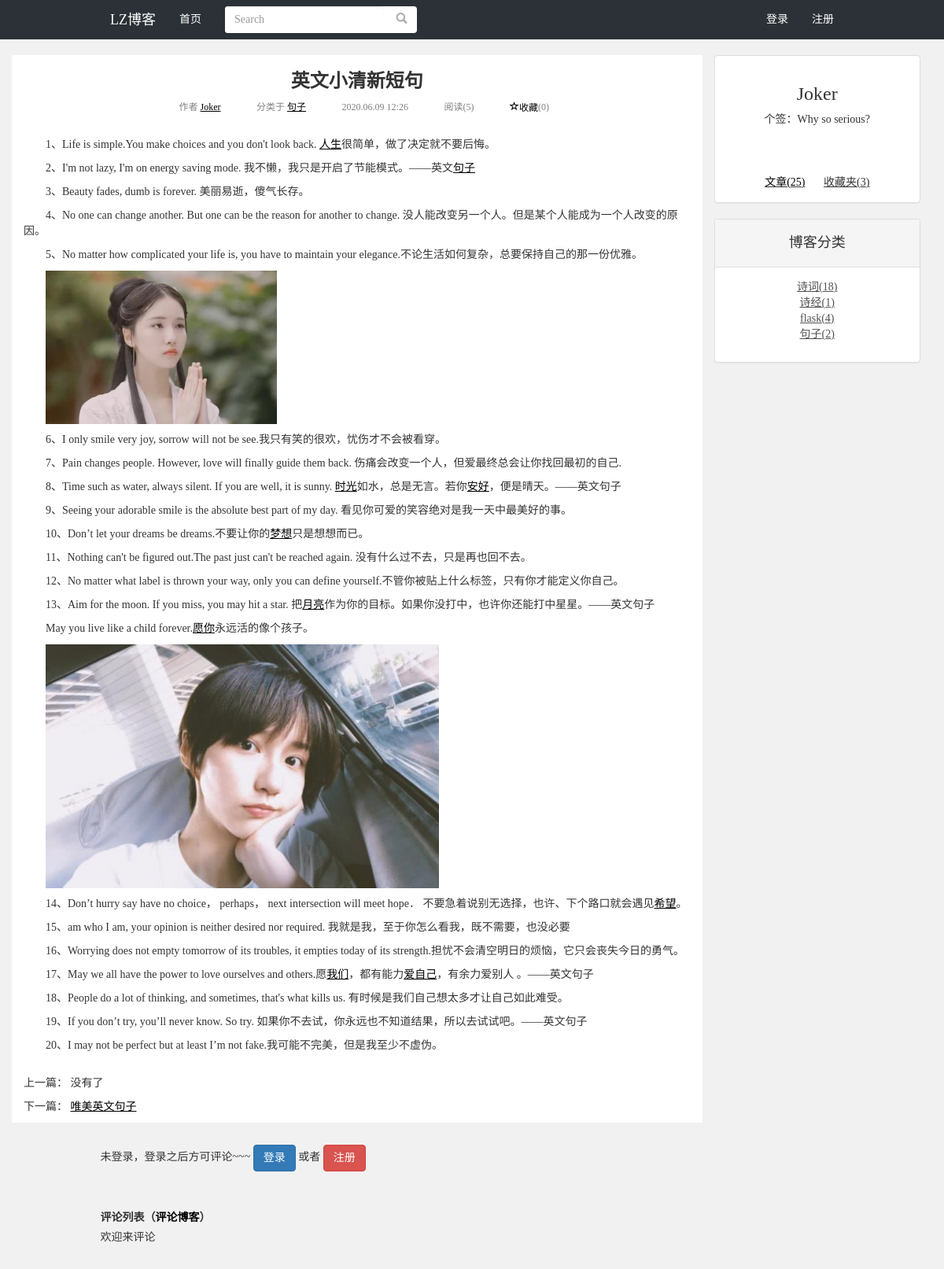
The app's page /blog/articles/38 with its own data.
### blog/models.py (models this page shows, shortened)
class Blog(models.Model):
    title=models.CharField(max_length=150,verbose_name='标题')
    blog_type=models.ForeignKey(BlogType,on_delete=models.DO_NOTHING,verbose_name='博客类型')
    content=RichTextUploadingField()
    author=models.ForeignKey(User,on_delete=models.DO_NOTHING,verbose_name='作者')
    created_time=models.DateTimeField(auto_now_add=True,verbose_name='创作时间')
    last_update_time=models.DateTimeField(auto_now=True,verbose_name='上次修改时间')
    def readnum_function(self):
        try:
            return self.readnum.read_num
        except Exception as e:
            return 0
    readnum_function.short_description='阅读量'
    class Meta:
        ordering=['-created_time']
        verbose_name='博客'
        verbose_name_plural=verbose_name

class BlogType(models.Model):
    type_name=models.CharField(max_length=20,verbose_name='博客类型')
    author=models.ForeignKey(User,on_delete=models.DO_NOTHING,verbose_name='作者')
    def __str__(self):
        return self.type_name
    class Meta:
        verbose_name='博客类型'
        verbose_name_plural=verbose_name

class ReadNum(models.Model):
    read_num=models.IntegerField(default=0,verbose_name='阅读量')
    blog=models.OneToOneField(Blog,on_delete=models.CASCADE,verbose_name='博客')
    class Meta:
        verbose_name='阅读量'
        verbose_name_plural=verbose_name

### userInfo/models.py (models this page shows)
class UserInfo(models.Model):
    user=models.OneToOneField(User,on_delete=models.DO_NOTHING,verbose_name='用户')
    code=models.CharField(max_length=20,verbose_name='验证码')
    introduction=models.TextField(verbose_name='简介')
    class Meta:
        verbose_name='用户信息'
        verbose_name_plural=verbose_name

### blog/views.py (the view)
# urls.py: path('articles/<int:blog_pk>',views.blog_detail,name='blog_detail'),
def blog_detail(request,blog_pk):
    context={}
    blog=get_object_or_404(Blog,pk=blog_pk)
    is_star=False
    try:# 有可能用户没有登录
        stars=blog.star_set.filter(user=request.user)# 获取这个博客被该用户的哪些收藏夹收藏
        if stars.count()>0:
            is_star=True
    except:
        pass
    star_number=blog.star_set.all().count()# 这篇博客的收藏人数
    context['is_star']=is_star
    context['star_number']=star_number
    if not request.COOKIES.get('blog_%s_read'%blog_pk):#字典
        if ReadNum.objects.filter(blog=blog).count():
            readnum=ReadNum.objects.get(blog=blog)
            readnum.read_num+=1
            readnum.save()
        else:
            readnum=ReadNum()
            readnum.read_num=1
            readnum.blog=blog
            readnum.save()
    comments=Comment.objects.filter(comment_blog=blog,parent=None)
    context['previous_blog']=Blog.objects.filter(created_time__gt=blog.created_time).last()
    context['next_blog']=Blog.objects.filter(created_time__lt=blog.created_time).first()
    context['blog']=blog
    context['comments']=comments
    context['comment_form']=CommentForm(initial={'object_blog':blog.title,'object_id':blog_pk,'reply_comment_id':0})#设置表单value
    context['introduction']=UserInfo.objects.get(user=blog.author).introduction
    context['blogs_number']=Blog.objects.filter(author=blog.author).count()
    context['stars_number']=Star.objects.filter(user=blog.author).count()
    blog_types=BlogType.objects.filter(author=blog.author)
    my_blog_types=[]
    for blog_type in blog_types:# 添加每种类型对应的博客数量，利用python可以临时添加实例变量和类变量的属性
        blog_type.blog_count = Blog.objects.filter(blog_type=blog_type).count()
        my_blog_types.append(blog_type)
    context['blog_types']=my_blog_types
    response=render(request,'blog_detail.html',context)
    response.set_cookie('blog_%s_read'%blog_pk,'true',max_age=900)
    return response

### comment/forms.py
class CommentForm(forms.Form):
    object_blog=forms.CharField(widget=forms.HiddenInput)
    object_id=forms.IntegerField(widget=forms.HiddenInput)
    text=forms.CharField(label='欢迎评论',widget=forms.Textarea(attrs={'class':"form-control",'placeholder':'请在此处评论','rows':5}))
    reply_comment_id=forms.IntegerField(widget=forms.HiddenInput(attrs={'id':'reply_comment_id'}))

### blog/templates/blog_detail.html (shortened to what this page needs)
{% extends 'base.html' %}
{% block content %}
	<link rel="stylesheet" href="/static/blog/blog_list.css">
	<div class="container">
		<div class="row">
			<div class="col-sm-9 col-lg-9" id="blog-div" style="background-color: white;">
				<h3 class="text-center">{{blog.title}}</h3>
				<ul class="blog-info-discription">
					<li>作者 <a href="{% url 'blog_list' blog.author %}">{{blog.author}}</a></li>
					<li>分类于 <a href="/blog/type/{{blog.blog_type.pk}}">{{blog.blog_type}}</a></li>
					<li>{{blog.created_time|date:"Y.m.d H:i"}}</li>
					<li>阅读({{blog.readnum_function}})</li>
					{% if is_star %}
					<li><a href="{% url 'star_cancel' blog.id %}" class="pull-left"><span class="glyphicon glyphicon-star">取消收藏</span></a>({{star_number}})</li>
					{% else %}
					<li><a href="{% url 'star_blog' blog.id %}" class="pull-left"><span class="glyphicon glyphicon-star-empty">收藏</span></a>({{star_number}})</li>
					{% endif %}
				</ul>
				<div class="blog-content">{{blog.content|safe}}</div>
				<div class="blog-more">
					<p>上一篇：
					{% if previous_blog %}
						<a href="/blog/articles/{{previous_blog.pk}}">{{previous_blog.title}}</a>
					{% else %}
						没有了
					{% endif %}
					</p>
					<p>下一篇：
					{% if next_blog %}
						<a href="/blog/articles/{{next_blog.pk}}">{{next_blog.title}}</a>
					{% else %}
						没有了
					{% endif %}
					</p>
				</div>
			</div>
			<div class="col-sm-3 col-lg-3">
				<div class="panel panel-default" id="blog-list-usr-inf">
					<div class="panel-body text-center">
						<h3>{{ blog.author }}</h3>
						<p >个签：{{introduction}}</p>
						<div id="blog-list-usr-menu">
							<span><a  href="{% url 'blog_list' blog.author %}">文章({{blogs_number}})</a></span>
							<span>收藏夹({{stars_number}})</span>
						</div>
					</div>
				</div>
			</div>
			<div class="col-sm-3 col-lg-3">
				<div class="panel panel-default" >
					<div class="panel-heading"><h4 class="text-center">博客分类</h4></div>
					<div class="panel-body">
						<ul class="blog-types">
						{% for blog_type in blog_types %}
						<li><a href="/blog/type/{{blog_type.pk}}">{{blog_type}}({{blog_type.blog_count}})</a></li>
						{% empty %}
						<li>暂无分类</li>
						{% endfor %}
						</ul>
					</div>
				</div>
			</div>
		</div>
		<div class="row">
			<div class="col-xs-10 col-xs-offset-1">
				<div class="comment-area">
				{% if user.is_authenticated %}
					<form action="/comment/update_comment" method="POST" style="overflow:hidden" id="reply_comment">
						{% csrf_token %}
						<label for="comment_text">{{user.username}}，</label>
						<div id="reply_content_container">
							<p id="appear" style="color:red"></p>
							<div id="reply_content"></div>
						</div>
						{{comment_form}}
						<!--div class="form-group">
							<label for="comment_text">{{user.username}}，欢迎评论~</label>
							<textarea id="comment_text" class="form-control" name="text" rows="6"></textarea>
						</div>
						<input type="hidden" name="object_id" value="{{blog.pk}}">
						<input type="hidden" name="object_blog" value="{{blog.title}}"-->
						<input type="submit" class="btn btn-primary" value="评论" style="float:right">
					</form>
				{% else %}
					未登录，登录之后方可评论~~~
					<a class="btn btn-primary" href="{% url 'login' %}">登录</a>
					<span>或者</span>
					<a class="btn btn-danger" href="{% url 'register' %}">注册</a>
				{% endif %}
				</div>
				<hr>
				<div class="comment-area">
					<label>评论列表（<a href="javascript:reply(0);">评论博客</a>）</label>
				  <div id="comment_list">
					{% for comment in comments %}
					<div class="comment">
						<strong>{{comment.user}}</strong>({{comment.comment_time|date:"Y.m.d H:i"}})：
						<div id="comment_{{comment.pk}}">
							{{comment.text}}
						</div>
						<a href="javascript:reply({{ comment.pk }});">回复</a>
						{% for reply in comment.root_comment.all %}
						<div class="reply">
							<strong>{{reply.user}}</strong>({{reply.comment_time|date:"Y.m.d H:i"}})
							<span style="color:red">回复</span>
							<strong>{{reply.parent.user}}</strong>：
							<div id="comment_{{reply.pk}}">
								{{reply.text}}
							</div>
							<a href="javascript:reply({{ reply.pk }});">回复</a>
						</div>
						{% endfor %}
					</div>
					{% empty %}
					<p>欢迎来评论</p>
					{% endfor %}
				  </div>
				</div>
			</div>
		</div>
	</div>
	<br>
{% endblock %}

### templates/base.html (shortened to what this page needs)
<!DOCTYPE html>
<html lang="zh-CN">
<head>
	<link rel="stylesheet" href="/static/bootstrap/css/bootstrap.min.css">
	<link rel="stylesheet" href="/static/base.css">
</head>
<body>
	<div id="bar" class="navbar navbar-default navbar-fixed-top" role="navigation">
		<div class="container">
			<div class="col-md-10 col-md-offset-1 ">
				<div class="navbar-header ">
					<a class="navbar-brand  " href="/">LZ博客</a>
				</div>
				<div class="collapse navbar-collapse" id="navbar-collapse">
				<ul class="nav navbar-nav" >
					<li class="{% block nav_home_active %}{% endblock %}"><a href="/" >首页</a></li>
					<li>
						<form class="navbar-form navbar-left search-form col-md-5" action="{% url 'search' %}">
						<div id="sreachbox" style="background-color: white;border-radius: 4px;">
							<div class="form-group">
						  <input type="text" name="wd" class="form-control" placeholder="Search" style="display: inline;border: 0px;">
						</div>
						<button type="submit" class="btn btn-default" style="margin-left: 0em;">
							<span class="glyphicon glyphicon-search" aria-hidden="true"></span>
						</button>
					</div>
						</form>
					</li>
				</ul>
				<ul class="nav navbar-nav navbar-right">
				{% if not user.is_authenticated %}
					<li><a href="{% url 'login' %}">登录</a></li>
					<li><a href="{% url 'register' %}">注册</a></li>
				{% endif %}
				</ul>
				</div>
			</div>
		</div>
	</div>
	{% block content %}{% endblock %}
</body>
</html>

### static/base.css (style rules this page uses)
* { margin:0; padding:0; font-family:"微软雅黑"; }
html,body { height: 100%; }
body { margin-top:70px!important; background-color: rgb(241,241,241); }
#bar { margin-bottom: 100px!important; background-color: rgb(43 ,49,55); }
#bar a { color:white; }
.search-form button[type="submit"] { background: none; border: none; margin-left: -3em; color: #aaa; }
.h1, .h2, .h3, .h4, .h5, .h6, h1, h2, h3, h4, h5, h6 { font-family: inherit; font-weight: 500; line-height: 1.1; color: inherit; }
.blog-types li { text-align: center; }
.blog-types li a { color: rgb(80,80,80); }
a { color: black; }
.blog-info-discription a,.comment a,#blog-div a,.blog-types a { text-decoration:underline; }
.blog-content { background-color: #fff; }
.blog-info-discription { text-align: center; }
.blog-info-discription li { color: rgb(128,128,128); font-size:12px; margin-left: 30px; }
#blog-list-usr-menu { margin-top: 60px; }
#blog-list-usr-menu span { margin:0 10px ; text-decoration: underline; }
#blog-div h3 { font-weight: 700; }

### static/blog/blog_list.css (style rules this page uses)
ul.blog-types { list-style-type:none; }
ul.blog-info-discription { list-style-type:none; margin-bottom:2em; }
ul.blog-info-discription li { display:inline-block; margin-right:1em; }
div.blog-content { text-indent:2em; }
div.blog-more { margin-top:2em; }
div.comment-area { margin-top:2em; }

### records on screen
Blog: title "英文小清新短句", author "Joker", blog_type "句子", created_time "2020.06.09 12:26", readnum_function "5", content "1、Life is simple.You make choices and you don't look back. 人生 很简单，做了决定就不要后悔。 2、I'm not lazy, I'm on energy saving mode. 我不懒，我只是开启了节能模式。——英文 句子 3、Beauty fades, dumb is forever. 美丽易逝，傻气长存。 4、No one can change another. But one can be the reason for another to change. 没人能改变另一个人。但是某个人能成为一个人改变的原因。 5、No matter how complicated your life is, you have to maintain your elegance.不论生活如何复杂，总要保持自己的那一份优雅。 6、I only smile very joy, sorrow will not be see.我只有笑的很欢，忧伤才不会被看穿。 7、Pain changes people. However, love will finally guide them back. 伤痛会改变一个人，但爱最终总会让你找回最初的自己. 8、Time such as water, always silent. If you are well, it is sunny. 时光 如水，总是无言。若你 安好 ，便是晴天。——英文句子 9、Seeing your adorable smile is the absolute best…", content (picture)
Blog: title "唯美英文句子"
UserInfo: introduction "Why so serious?"
BlogType: type_name "诗词", blog_count "18"
BlogType: type_name "诗经", blog_count "1"
BlogType: type_name "flask", blog_count "4"
BlogType: type_name "句子", blog_count "2"

### other values on screen
{{ star_number }} "0"
{{ blogs_number }} "25"
{{ stars_number }} "3"
